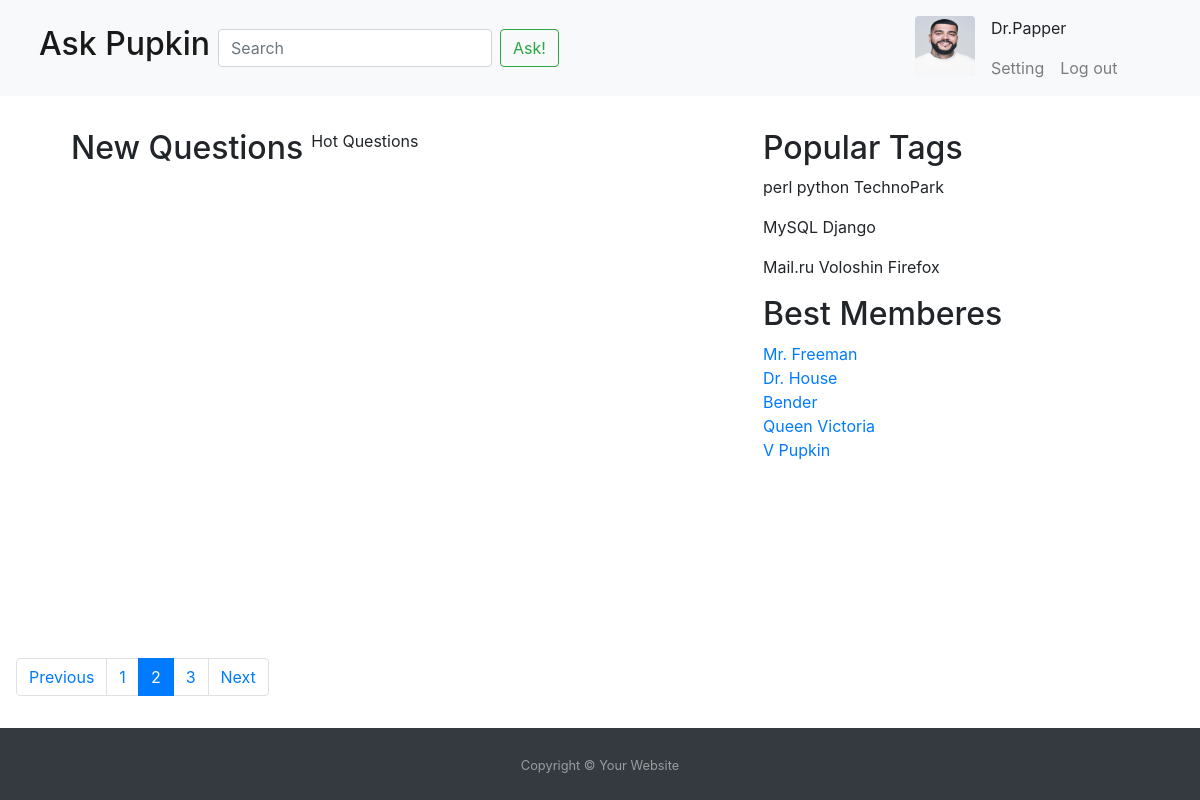
Before: / with the older database file.
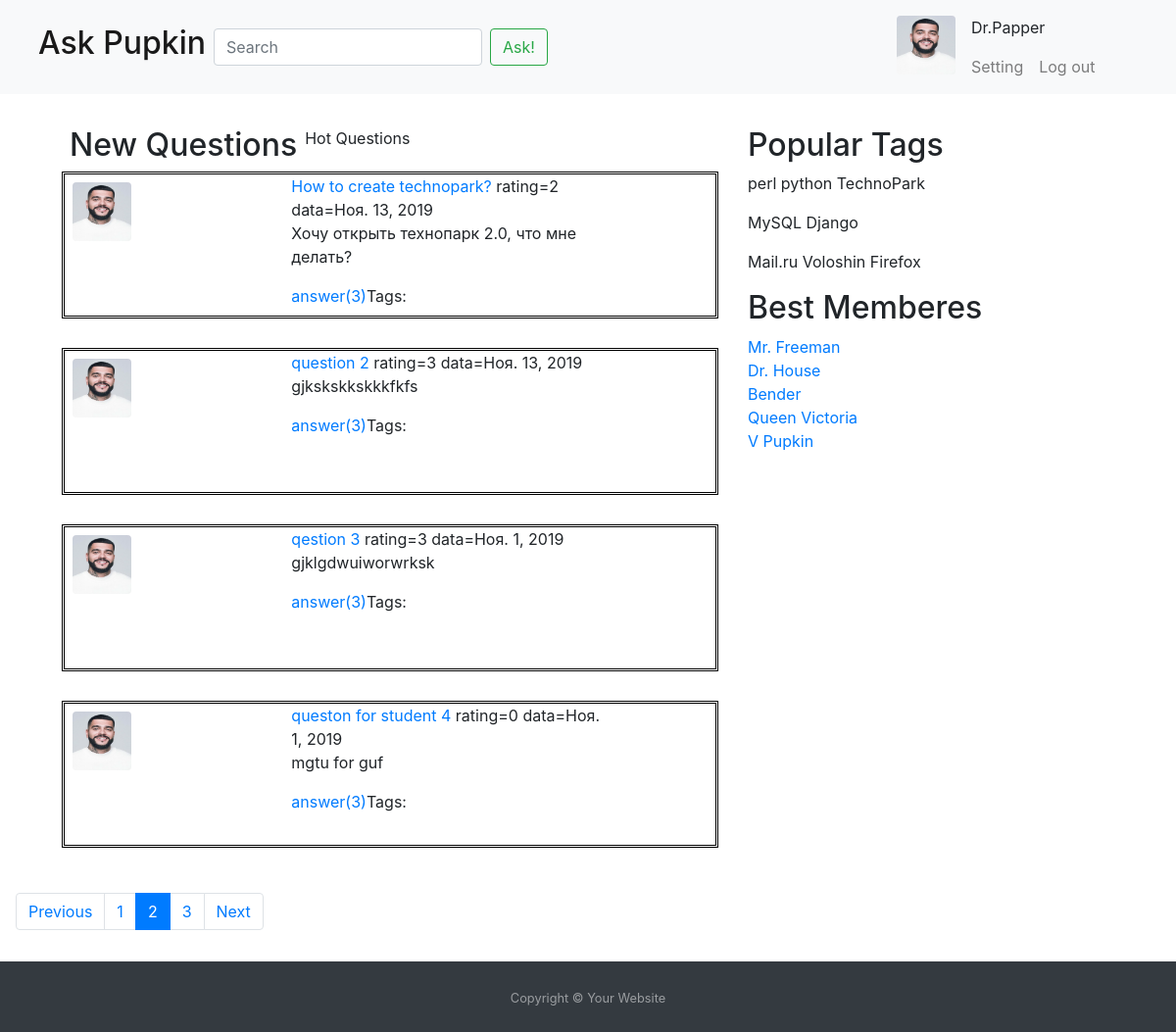
After: the same page with the newer database file.
### askpupkin/models.py (models this page shows, shortened)
class Question(models.Model):
    title = models.CharField(max_length=255)
    data_create = models.DateField(default=datetime.date.today())
    content = models.TextField()
    author = models.ForeignKey(Profile, on_delete=models.SET_NULL, blank=True, null=True)
    rating = models.IntegerField(default=0)
    tag = models.ManyToManyField(Tag)
    objects = QuestionManager()

### askpupkin/views.py (the view)
# urls.py: path('', views.question_list, name="question_list"),
def question_list(request):
    question_list = Question.objects.newest_questions()
    return render(request, 'index.html', {'questions': question_list})

### askpupkin/models.py (called while the page is built)
    def newest_questions(self):
        return self.filter(data_create__gt=datetime.date(2019, 10, 31))

### askpupkin/templates/index.html
{% extends 'base.html' %}
{% load static %}
{% block content %}
    <div class="content d-flex">
        <p class="h2 ml-2 mr-2">New Questions</p>
        <p>Hot Questions</p>
    </div>
    {% for question in questions %}
        <div class="content forms">
            <div class="row">
                <div class="col-4"><img src="{% static "images/avatar.webp" %}" class="rounded m-2" width="60"
                                        height="60"/>
                </div>
                <div class="col-6">
                    <span><a href="{% url "question" question.id %}">{{ question.title }}</a></span>
                    <span> rating={{ question.rating }}</span>
                    <span>data={{ question.data_create }}</span>
                    <p>{{ question.content }}</p>
                    <a href="#">answer(3)</a><span>Tags: </span><a href="#">{{ question.tag.tag_word }}</a>
                </div>
            </div>
        </div>
    {% endfor %}
{% endblock %}

### askpupkin/templates/base.html (shortened to what this page needs)
<!DOCTYPE html>
<html lang="en">
<head>
    {% load staticfiles %}
    <link rel="stylesheet" type="text/css" href="{% static "css/bootstrap.min.css" %}"/>
    <link rel="stylesheet" href="{% static "css/style.css" %}"/>
</head>
<body>
<div class="main-block">
    <header>
        <nav class="navbar navbar-expand-md navbar-light bg-light">
            <div class="navbar-search col-9 d-flex flex-row">
                <ul class="navbar-nav">
                    <li class="nav-item active">
                        <a class="nav-link" href="/"><h2>Ask Pupkin</h2></a>
                    </li>
                </ul>
                <form class="form-inline my-1">
                    <input type="text" class="form-control" placeholder="Search" aria-label="Search"/>
                    <button class="btn btn-outline-success m-2">Ask!</button>
                </form>
            </div>
            <div class="content d-flex flex-row align-content-center col-3">
                <a href="#"><img src="{% static "images/avatar.webp" %}" class="rounded m-2"
                                 alt="Cinque Terre" width="60" height="60"/></a>
                <div class="content-user d-flex flex-column align-content-center">
                    <span class="name m-2">Dr.Papper</span>
                    <ul class="navbar-nav d-flex flex-row">
                        <li class="nav-item">
                            <a class="nav-link" href="#">Setting</a>
                        </li>
                        <li class="nav-item">
                            <a class="nav-link" href="#">Log out</a>
                        </li>
                    </ul>
                </div>
            </div>
        </nav>
    </header>
    <div class="main-content">
        <section class="d-flex">
            <div class="left-content ml-5 col-7">
                {% block content %}
                {% endblock %}
            </div>
            <div class="right-content col-3">
                <div class="content tags">
                    <h2>Popular Tags</h2>
                    <p>perl python TechnoPark</p>
                    <p>MySQL Django</p>
                    <p>Mail.ru Voloshin Firefox</p>
                </div>
                <div class="content memberes d-flex flex-column">
                    <h2>Best Memberes</h2>
                    <a href="#">Mr. Freeman</a>
                    <a href="#">Dr. House</a>
                    <a href="#">Bender</a>
                    <a href="#">Queen Victoria</a>
                    <a href="#">V Pupkin</a>
                </div>
            </div>
        </section>
    </div>
    <section>
        <div class="content pagination m-3">
            <ul class="pagination">
                <li class="page-item">
                    <a class="page-link" href="#">Previous</a>
                </li>
                <li class="page-item"><a class="page-link" href="#">1</a></li>
                <li class="page-item active">
                    <a class="page-link" href="#">2</a>
                </li>
                <li class="page-item"><a class="page-link" href="#">3</a></li>
                <li class="page-item"><a class="page-link" href="#">Next</a></li>
            </ul>
        </div>
    </section>
    <footer id="sticky-footer" class="py-4 bg-dark text-white-50">
        <div class="container text-center">
            <small>Copyright &copy; Your Website</small>
        </div>
    </footer>
</div>
</body>
</html>

### askpupkin/static/css/style.css (style rules this page uses)
.main-block { display: flex; flex-direction: column; height: 100vh; }
.main-content { flex: 1 0 auto; }
#sticky-footer { flex-shrink: 0; }
header { width: 100%; }
p { font-size: 16px; }
.forms { width: 100%; height: 150px; margin-bottom: 30px; border: 3px double black; }

Changed rows visible on the page:
added Question: title "How to create technopark?", rating "2", data_create "Ноя. 13, 2019", content "Хочу открыть технопарк 2.0, что мне делать?"
added Question: title "question 2", rating "3", data_create "Ноя. 13, 2019", content "gjkskskkskkkfkfs"
added Question: title "qestion 3", rating "3", data_create "Ноя. 1, 2019", content "gjklgdwuiworwrksk"
added Question: title "queston for student 4", rating "0", data_create "Ноя. 1, 2019", content "mgtu for guf"
